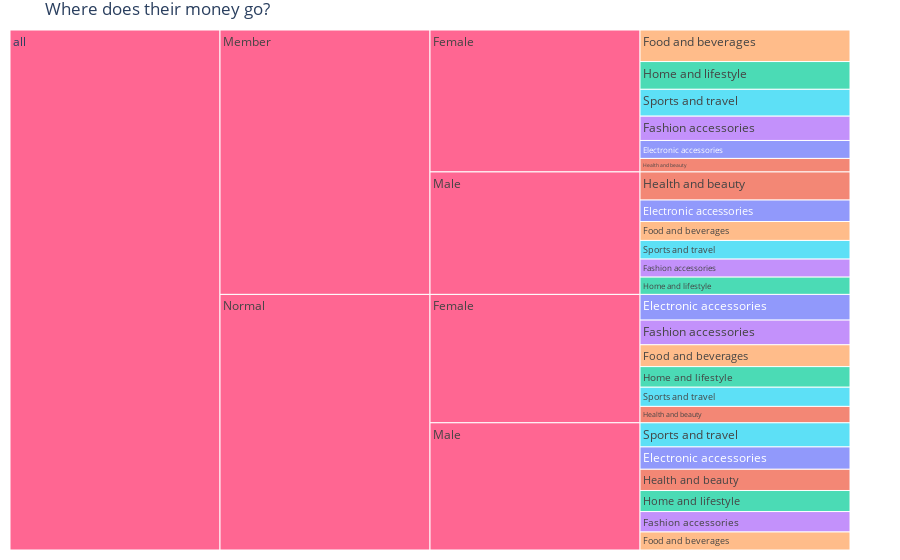

Here is the notebook cell this chart was saved with:
### Code cell
# Dataviz - Icicle Charts
# Where our customer spend their money on?

fig = px.icicle(graph5, path=[px.Constant("all"), 'Customer type', 'Gender', 'Product line'], 
                values='gross income', color='Product line', title='Where does their money go?')
fig.update_layout(margin = dict(t=30, l=10, r=50, b=10))
fig.show()

### Figure 1 — Plotly figure (JSON) as saved in the notebook; plotly's stock layout.template omitted (floating-point values rounded to 4 significant figures)
{"data": [{"branchvalues": "total", "customdata": [["Electronic accessories"], ["Health and beauty"], ["Home and lifestyle"], ["Fashion accessories"], ["Health and beauty"], ["Fashion accessories"], ["Home and lifestyle"], ["Electronic accessories"], ["Food and beverages"], ["Electronic accessories"], ["Health and beauty"], ["Sports and travel"], ["Electronic accessories"], ["Health and beauty"], ["Sports and travel"], ["Food and beverages"], ["Fashion accessories"], ["Food and beverages"], ["Sports and travel"], ["Home and lifestyle"], ["Food and beverages"], ["Fashion accessories"], ["Home and lifestyle"], ["Sports and travel"], ["(?)"], ["(?)"], ["(?)"], ["(?)"], ["(?)"], ["(?)"], ["(?)"]], "domain": {"x": [0, 1], "y": [0, 1]}, "hovertemplate": "labels=%{label}<br>gross income=%{value}<br>parent=%{parent}<br>id=%{id}<br>Product line=%{customdata[0]}<extra></extra>", "ids": ["all/Member/Female/Electronic accessories", "all/Member/Female/Health and beauty", "all/Member/Male/Home and lifestyle", "all/Member/Male/Fashion accessories", "all/Normal/Female/Health and beauty", "all/Normal/Male/Fashion accessories", "all/Normal/Male/Home and lifestyle", "all/Normal/Female/Electronic accessories", "all/Member/Female/Food and beverages", "all/Member/Male/Electronic accessories", "all/Member/Male/Health and beauty", "all/Member/Female/Sports and travel", "all/Normal/Male/Electronic accessories", "all/Normal/Male/Health and beauty", "all/Normal/Female/Sports and travel", "all/Normal/Female/Food and beverages", "all/Member/Female/Fashion accessories", "all/Member/Male/Food and beverages", "all/Member/Male/Sports and travel", "all/Member/Female/Home and lifestyle", "all/Normal/Male/Food and beverages", "all/Normal/Female/Fashion accessories", "all/Normal/Female/Home and lifestyle", "all/Normal/Male/Sports and travel", "all/Member/Female", "all/Normal/Female", "all/Member/Male", "all/Normal/Male", "all/Member", "all/Normal", "all"], "labels": ["Electronic accessories", "Health and beauty", "Home and lifestyle", "Fashion accessories", "Health and beauty", "Fashion accessories", "Home and lifestyle", "Electronic accessories", "Food and beverages", "Electronic accessories", "Health and beauty", "Sports and travel", "Electronic accessories", "Health and beauty", "Sports and travel", "Food and beverages", "Fashion accessories", "Food and beverages", "Sports and travel", "Home and lifestyle", "Food and beverages", "Fashion accessories", "Home and lifestyle", "Sports and travel", "Female", "Female", "Male", "Male", "Member", "Normal", "all"], "marker": {"colors": ["#636efa", "#EF553B", "#00cc96", "#ab63fa", "#EF553B", "#ab63fa", "#00cc96", "#636efa", "#FFA15A", "#636efa", "#EF553B", "#19d3f3", "#636efa", "#EF553B", "#19d3f3", "#FFA15A", "#ab63fa", "#FFA15A", "#19d3f3", "#00cc96", "#FFA15A", "#ab63fa", "#00cc96", "#19d3f3", "#FF6692", "#FF6692", "#FF6692", "#FF6692", "#FF6692", "#FF6692", "#FF6692"]}, "name": "", "parents": ["all/Member/Female", "all/Member/Female", "all/Member/Male", "all/Member/Male", "all/Normal/Female", "all/Normal/Male", "all/Normal/Male", "all/Normal/Female", "all/Member/Female", "all/Member/Male", "all/Member/Male", "all/Member/Female", "all/Normal/Male", "all/Normal/Male", "all/Normal/Female", "all/Normal/Female", "all/Member/Female", "all/Member/Male", "all/Member/Male", "all/Member/Female", "all/Normal/Male", "all/Normal/Female", "all/Normal/Female", "all/Normal/Male", "all/Member", "all/Normal", "all/Member", "all/Normal", "all", "all", ""], "type": "icicle", "values": [531.1, 399.0, 511.6, 533.4, 484.8, 603.2, 622.9, 759.5, 933.3, 635.5, 831.0, 793.2, 661.5, 627.7, 567.5, 646.3, 720.1, 559.9, 551.2, 820.7, 534.0, 729.3, 609.6, 713.0, 4197.0, 3797.0, 3623.0, 3762.0, 7820.0, 7559.0, 15380.0]}], "layout": {"legend": {"tracegroupgap": 0}, "margin": {"b": 10, "l": 10, "r": 50, "t": 30}, "title": {"text": "Where does their money go?"}}}
